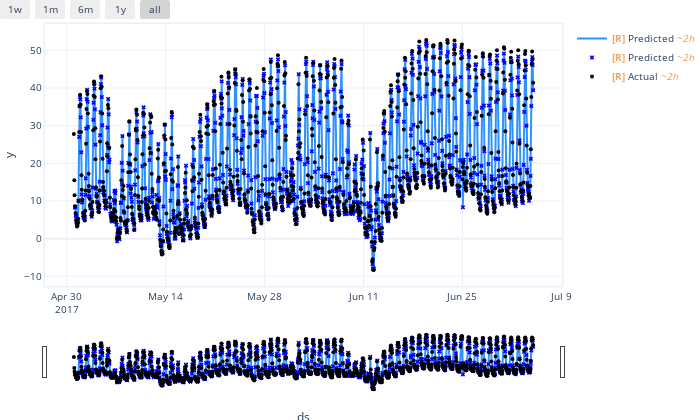

Notebook code cell kept with this figure:
### Code cell
m.highlight_nth_step_ahead_of_each_forecast(m.n_forecasts)
fig = m.plot(forecast)
fig.show()

### Figure 1 — Plotly figure (JSON) as saved in the notebook; plotly's stock layout.template omitted (floating-point values rounded to 4 significant figures; data arrays with more than 128 entries replaced by an {"elided": "..."} marker saying what was removed)
{"data": [{"line": {"color": "#2d92ff", "width": 2}, "mode": "lines", "name": "<b style=\"color:sandybrown\">[R]</b> Predicted <i style=\"color:#fc9944\">~2h</i>", "type": "scatter", "uid": "1ea38344-7e6c-42aa-970f-e13bd27a5952", "x": {"elided": "1000 str values"}, "y": {"elided": "1000 float values"}}, {"marker": {"color": "blue", "size": 4, "symbol": "x"}, "mode": "markers", "name": "<b style=\"color:sandybrown\">[R]</b> Predicted <i style=\"color:#fc9944\">~2h</i>", "type": "scatter", "uid": "b3d75819-ce31-4418-814b-b67938bd7de4", "x": {"elided": "1000 str values"}, "y": {"elided": "1000 float values"}}, {"marker": {"color": "black", "size": 4}, "mode": "markers", "name": "<b style=\"color:sandybrown\">[R]</b> Actual <i style=\"color:#fc9944\">~2h</i>", "type": "scatter", "uid": "6f84ce13-909e-43e0-9b37-2a61d8d3ad43", "x": {"elided": "1000 str values"}, "y": {"elided": "1000 float values"}}], "layout": {"autosize": true, "font": {"size": 10}, "height": 420, "hovermode": "x unified", "margin": {"b": 0, "l": 0, "pad": 0, "r": 10, "t": 10}, "showlegend": true, "title": {"font": {"size": 12}}, "width": 700, "xaxis": {"linewidth": 1.5, "mirror": true, "rangeselector": {"buttons": [{"count": 7, "label": "1w", "step": "day", "stepmode": "backward"}, {"count": 1, "label": "1m", "step": "month", "stepmode": "backward"}, {"count": 6, "label": "6m", "step": "month", "stepmode": "backward"}, {"count": 1, "label": "1y", "step": "year", "stepmode": "backward"}, {"step": "all"}]}, "rangeslider": {"visible": true}, "showline": true, "title": {"text": "ds"}, "type": "date"}, "yaxis": {"linewidth": 1.5, "mirror": true, "showline": true, "title": {"text": "y"}}}}
